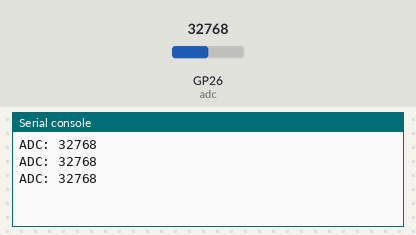
This program was run on a simulated Raspberry Pi Pico running MicroPython. On the bench: the last lines printed to the serial console. Inputs (shaded band) come from the test bench; at power-on: GP26 (adc) = 32768 (analog values on the 0–65535 scale).

Above: at 1.2 s.
1.3 s: GP26 (adc) set to 45874
At 1.9 s:
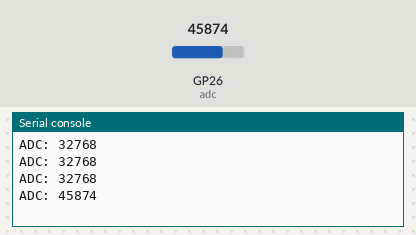
2.8 s: GP26 (adc) set to 57670
At 3.4 s:
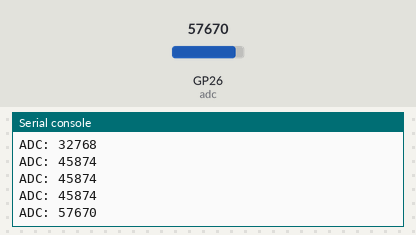
Timing chart, 0 to 5.8 s (numbered marks = the images above; inputs shaded):
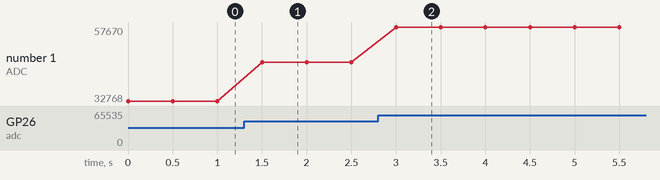

Measured:
- after the input at 1.3 s, the serial console: prints a new line after 0.20 s (image 1)
- after the input at 2.8 s, the serial console: prints a new line after 0.20 s (image 2)
- plotted number 1: 32768 → 45874 after the input at 1.3 s, 45874 → 57670 after the input at 2.8 s

The program:

main.py
```python
from machine import ADC, Pin
import time

adc = ADC(Pin(26))

while True:
    value = adc.read_u16()
    print("ADC:", value)
    time.sleep(0.5)
```
